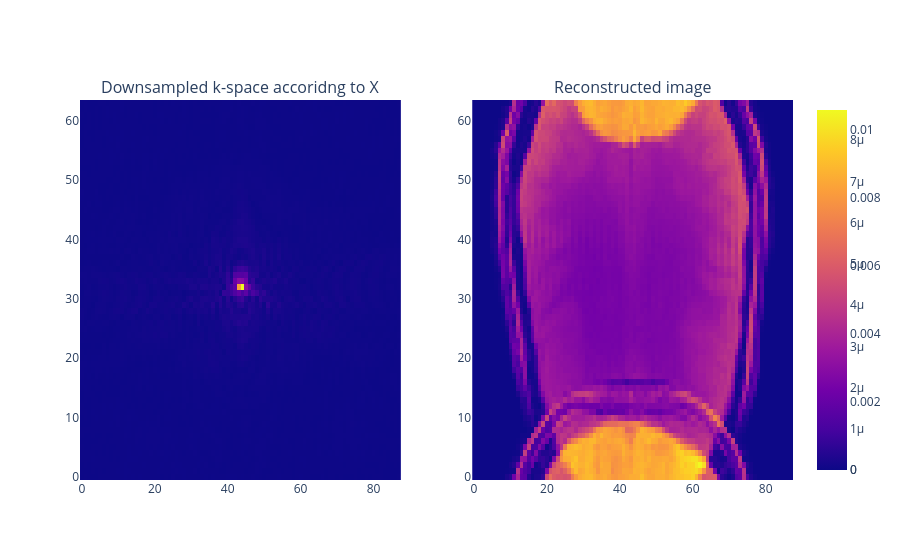

The cell this chart's notebook holds for it:
### Markdown cell above
## Figure downsampling

### Code cell
#| label: figDownsamplingX

import numpy as np
from plotly.subplots import make_subplots
import plotly.graph_objects as go
import plotly.io as pio
from scipy.io import loadmat

# Interactive display in the notebook
pio.renderers.default = "plotly_mimetype"

# Check if static image export is available for PDF
try:
    pio.to_image(go.Figure(), format="png")
    static_export = True
except Exception as exc:
    static_export = False
    print(f"Static PNG export unavailable: {type(exc).__name__}: {exc}")

#K-spaces and image spaces downsampled by half according to x
data = loadmat("kx.mat")
kx = data["magx"]

data = loadmat("magimx.mat")
magimx = data["magimx"]

fig1 = make_subplots(1, 2, subplot_titles=("Downsampled k-space accoridng to X", "Reconstructed image"))

fig1.add_trace(go.Heatmap(visible=True, z=kx[:,:]), row=1, col=1)
fig1.add_trace(go.Heatmap(visible=True, z=magimx[:,:]), row=1, col=2)

'''DEFAULT = 0
fig.data[0].visible = True
fig.data[1].visible = True'''

fig1

### Figure 1 — Plotly figure (JSON) as saved in the notebook; plotly's stock layout.template omitted (floating-point values rounded to 4 significant figures; data arrays with more than 128 entries replaced by an {"elided": "..."} marker saying what was removed)
{"data": [{"type": "heatmap", "visible": true, "xaxis": "x", "yaxis": "y", "z": {"elided": "64x88 float values"}}, {"type": "heatmap", "visible": true, "xaxis": "x2", "yaxis": "y2", "z": {"elided": "64x88 float values"}}], "layout": {"annotations": [{"font": {"size": 16}, "showarrow": false, "text": "Downsampled k-space accoridng to X", "x": 0.225, "xanchor": "center", "xref": "paper", "y": 1, "yanchor": "bottom", "yref": "paper"}, {"font": {"size": 16}, "showarrow": false, "text": "Reconstructed image", "x": 0.775, "xanchor": "center", "xref": "paper", "y": 1, "yanchor": "bottom", "yref": "paper"}], "xaxis": {"anchor": "y", "domain": [0, 0.45]}, "xaxis2": {"anchor": "y2", "domain": [0.55, 1]}, "yaxis": {"anchor": "x", "domain": [0, 1]}, "yaxis2": {"anchor": "x2", "domain": [0, 1]}}}
